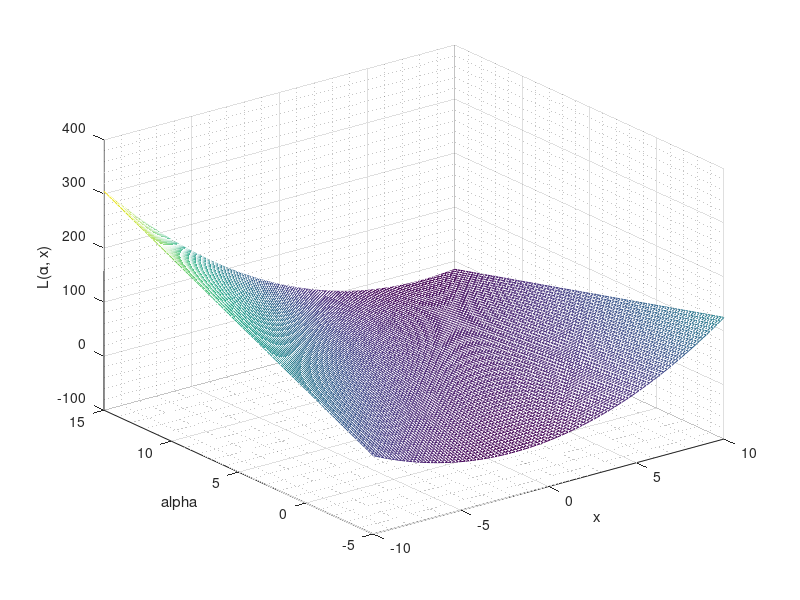
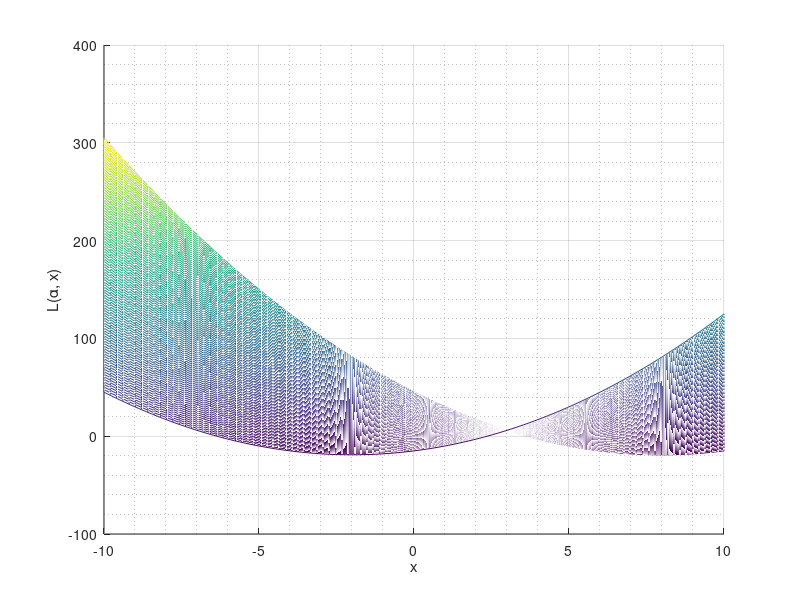
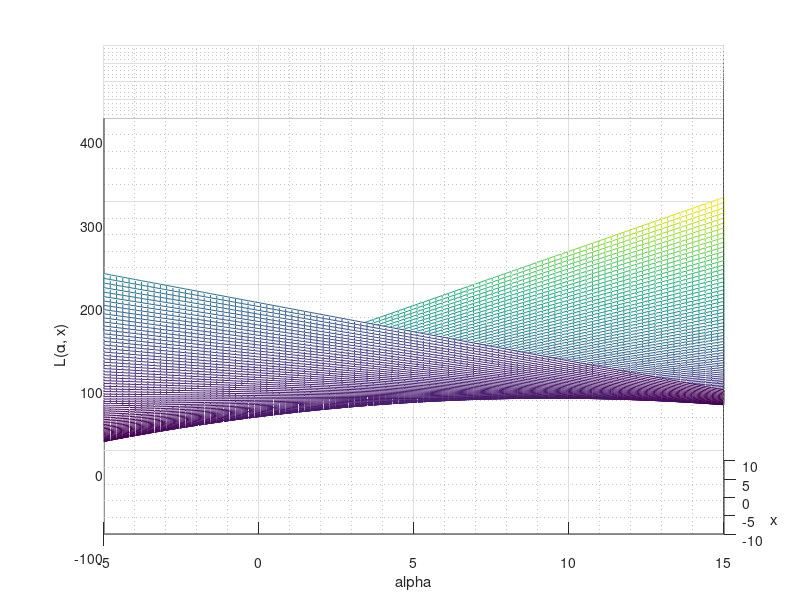

MATLAB code to generate these figures, in order:
x = linspace(-10,10);
y = linspace(-5, 15);

f = @(x, alpha) (x.^2 - x) - alpha.*(x-3);
[X, Y] = meshgrid (x, y);
tz = f(X, Y);
z = f(x, y);

figure(1)
mesh(x, y, tz);
%surf(X, Y, f(X,Y))
xlabel('x')
zlabel('L(\alpha, x)')
ylabel('alpha')
grid minor
print -dpng surface.png;

view(0,0);
print -dpng L_x.png;

view(90,-10);
print -dpng L_alpha.png;
